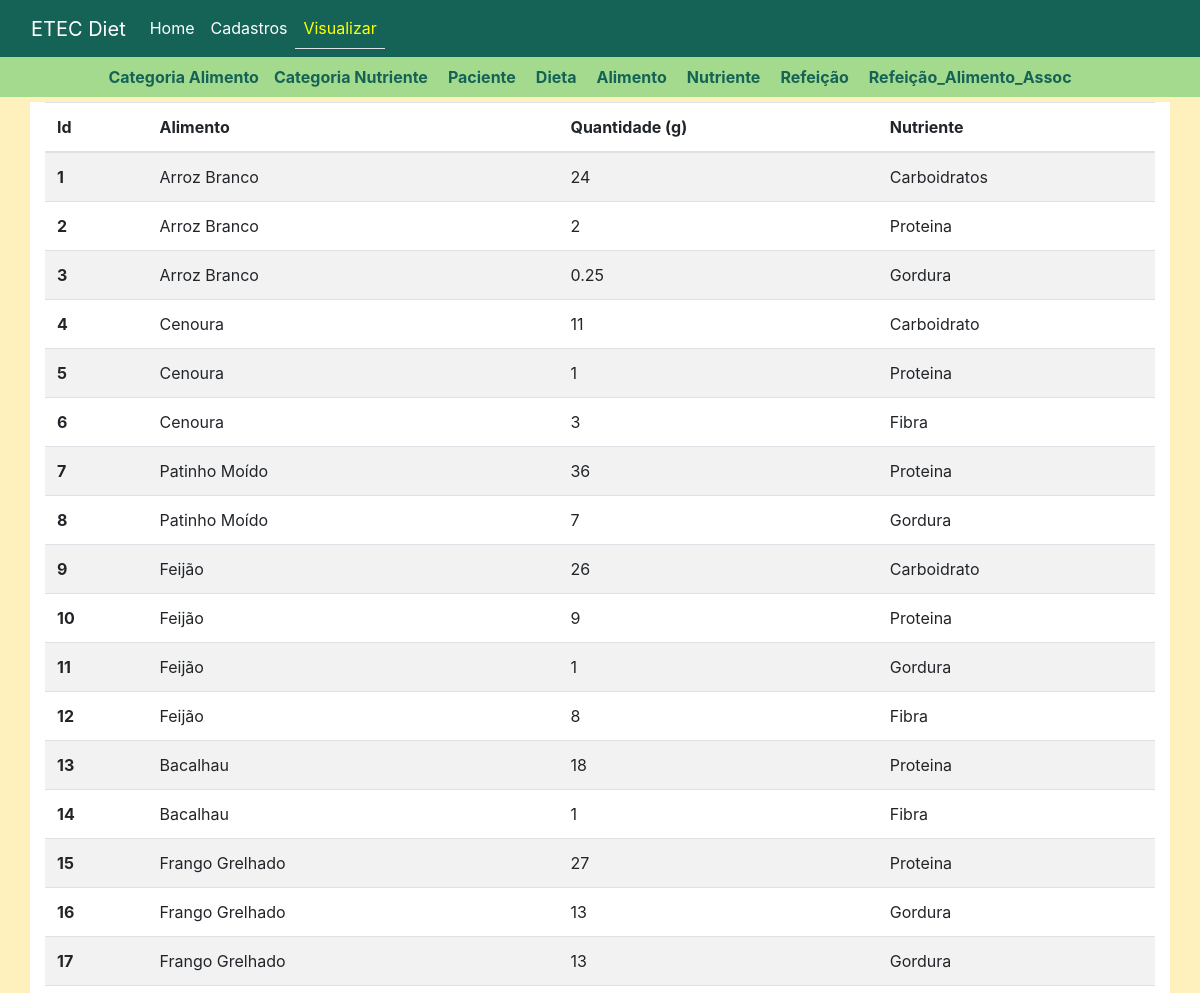
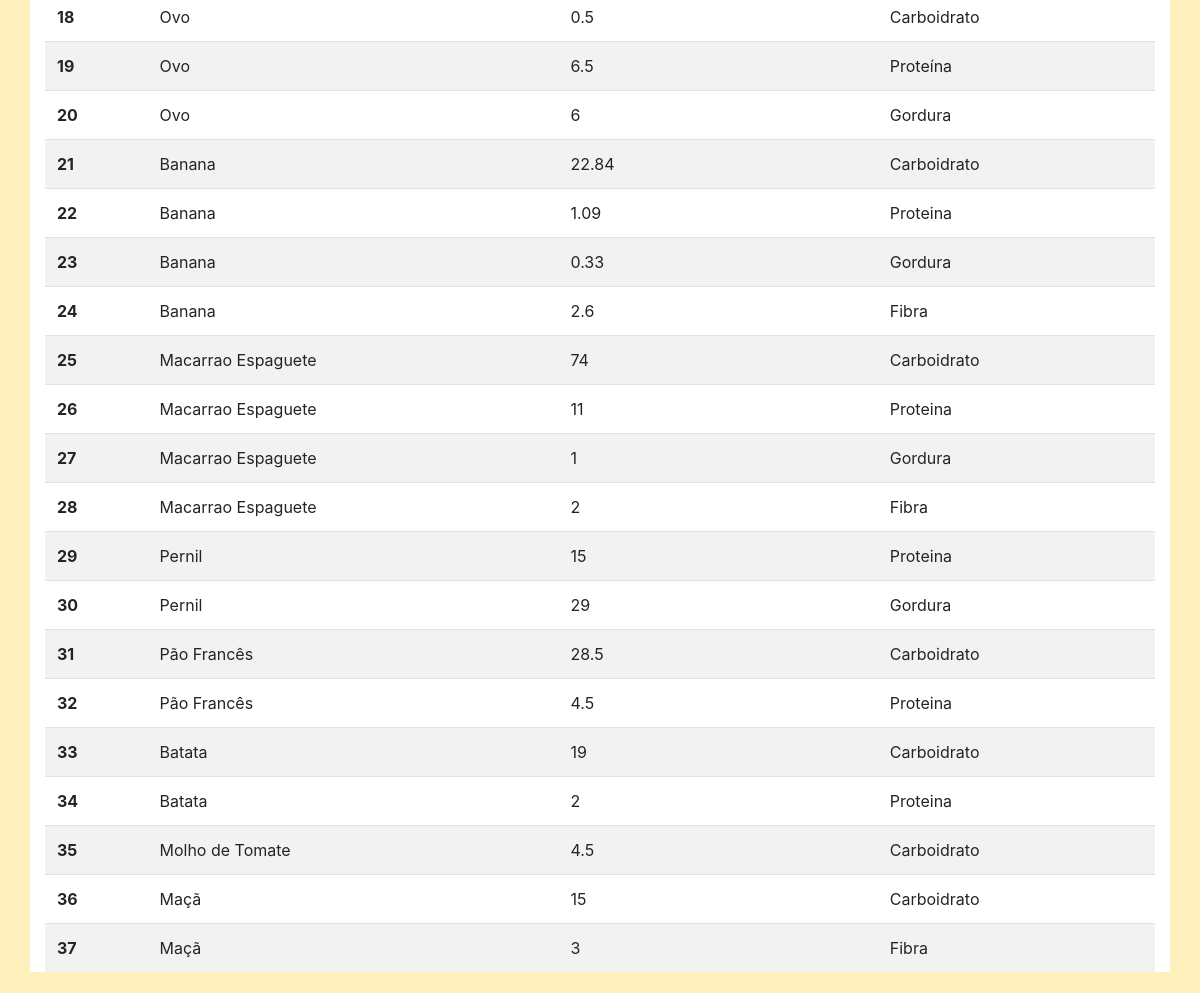
The page /nutriente on the database its author committed (2 pictures, top to bottom).
### tables this page shows
CREATE TABLE `nutriente` (
  `id` int NOT NULL AUTO_INCREMENT,
  `descricao` varchar(100) NOT NULL,
  `quantidade` double NOT NULL,
  `id_alimento` int NOT NULL,
  `id_categoria_nutriente` int NOT NULL,
  PRIMARY KEY (`id`),
  KEY `id_alimento` (`id_alimento`),
  KEY `id_categoria_nutriente` (`id_categoria_nutriente`),
  CONSTRAINT `nutriente_ibfk_1` FOREIGN KEY (`id_alimento`) REFERENCES `alimento` (`id`),
  CONSTRAINT `nutriente_ibfk_2` FOREIGN KEY (`id_categoria_nutriente`) REFERENCES `categoria_nutriente` (`id`)
);

CREATE TABLE `alimento` (
  `id` int NOT NULL AUTO_INCREMENT,
  `nome` varchar(100) NOT NULL,
  `porcao` int NOT NULL,
  `caloria` double NOT NULL,
  `id_categoria_alimento` int NOT NULL,
  PRIMARY KEY (`id`),
  KEY `id_categoria_alimento` (`id_categoria_alimento`),
  CONSTRAINT `alimento_ibfk_1` FOREIGN KEY (`id_categoria_alimento`) REFERENCES `categoria_alimento` (`id`)
);

### Controller/NutrienteController.php (called while the page is built, shortened)
<?php
class NutrienteController{
    public static function index(){
        $arr_nutrientes = self::listar();
        include 'View/modules/Nutriente/ListarNutriente.php';
    }
    public static function listar(){
        include 'Model/NutrienteModel.php';
        $model = new NutrienteModel();
        $arr_nutrientes = $model->getAll();
        return $arr_nutrientes;
    }
}

### DAO/MySQL.php (called while the page is built, shortened)
<?php
class MySQL extends PDO{
    public $dsn = "mysql:host=localhost;dbname=etec_diet";
    public $user = "root";
    public $pass = "Eduardo@mysql";
    public function __construct()
    {
        return parent::__construct($this->dsn, $this->user, $this->pass);
    }
}

### Model/NutrienteModel.php (called while the page is built, shortened)
<?php
class NutrienteModel{
    public function getAll(){
        include 'DAO/NutrienteDAO.php';
        $dao = new NutrienteDAO();
        return $dao->getAllRows();
    }
}

### DAO/NutrienteDAO.php (called while the page is built, shortened)
<?php
class NutrienteDAO{
    public $conexao;
    public function __construct()
    {
        include_once 'MySQL.php';
        $this->conexao = new MySQL();
    }
    public function getAllRows(){
        $sql = "SELECT
        n.id as id,
        a.nome as alimento,
        n.quantidade / 1000 as quantidade,
        n.descricao as descricao
        FROM nutriente n
        JOIN alimento a on a.id = n.id_alimento
        ";
        $stmt = $this->conexao->prepare($sql);
        $stmt->execute();
        return $stmt->fetchAll(\PDO::FETCH_CLASS);
    }
}

### View/modules/Nutriente/ListarNutriente.php (the view, shortened to what this page needs)
<!DOCTYPE html>
<html lang="en">
<head>
    <?php include 'View/includes/css_config.php' ?>
</head>
<body>
    <header>
        <?php include 'View/includes/cabecalho_view.php'?>
    </header>
    <main>
        <div class="container">
            <table class="table table-striped">
                <thead>
                    <tr>
                        <th scope="col">Id</th>
                        <th scope="col">Alimento</th>
                        <th scope="col">Quantidade (g)</th>
                        <th scope="col">Nutriente</th>
                    </tr>
                </thead>
                <tbody>
                <?php foreach($arr_nutrientes as $nutriente): ?>
                    <tr>
                        <th scope="row"><?=$nutriente->id?></th>
                        <td><?=$nutriente->alimento?></td>
                        <td><?=$nutriente->quantidade?></td>
                        <td><?=$nutriente->descricao?></td>
                    </tr>
                <?php endforeach?>
                </tbody>
            </table>
        </div>
    </main>
</body>
</html>

### View/modules/Nutriente/ListarNutriente.php (style rules this page uses)
main { padding: 5px; }
body { background-color: #FFF1BD; }
.container { background-color: white; }

### rows shown on the page
nutriente: id "1", id_alimento.nome "Arroz Branco", quantidade "24", descricao "Carboidratos"
nutriente: id "2", id_alimento.nome "Arroz Branco", quantidade "2", descricao "Proteina"
nutriente: id "3", id_alimento.nome "Arroz Branco", quantidade "0.25", descricao "Gordura"
nutriente: id "4", id_alimento.nome "Cenoura", quantidade "11", descricao "Carboidrato"
nutriente: id "5", id_alimento.nome "Cenoura", quantidade "1", descricao "Proteina"
nutriente: id "6", id_alimento.nome "Cenoura", quantidade "3", descricao "Fibra"
nutriente: id "7", id_alimento.nome "Patinho Moído", quantidade "36", descricao "Proteina"
nutriente: id "8", id_alimento.nome "Patinho Moído", quantidade "7", descricao "Gordura"
nutriente: id "9", id_alimento.nome "Feijão", quantidade "26", descricao "Carboidrato"
nutriente: id "10", id_alimento.nome "Feijão", quantidade "9", descricao "Proteina"
nutriente: id "11", id_alimento.nome "Feijão", quantidade "1", descricao "Gordura"
nutriente: id "12", id_alimento.nome "Feijão", quantidade "8", descricao "Fibra"
nutriente: id "13", id_alimento.nome "Bacalhau", quantidade "18", descricao "Proteina"
nutriente: id "14", id_alimento.nome "Bacalhau", quantidade "1", descricao "Fibra"
nutriente: id "15", id_alimento.nome "Frango Grelhado", quantidade "27", descricao "Proteina"
nutriente: id "16", id_alimento.nome "Frango Grelhado", quantidade "13", descricao "Gordura"
nutriente: id "17", id_alimento.nome "Frango Grelhado", quantidade "13", descricao "Gordura"
nutriente: id "18", id_alimento.nome "Ovo", quantidade "0.5", descricao "Carboidrato"
nutriente: id "19", id_alimento.nome "Ovo", quantidade "6.5", descricao "Proteína"
nutriente: id "20", id_alimento.nome "Ovo", quantidade "6", descricao "Gordura"
nutriente: id "21", id_alimento.nome "Banana", quantidade "22.84", descricao "Carboidrato"
nutriente: id "22", id_alimento.nome "Banana", quantidade "1.09", descricao "Proteina"
nutriente: id "23", id_alimento.nome "Banana", quantidade "0.33", descricao "Gordura"
nutriente: id "24", id_alimento.nome "Banana", quantidade "2.6", descricao "Fibra"
nutriente: id "25", id_alimento.nome "Macarrao Espaguete", quantidade "74", descricao "Carboidrato"
nutriente: id "26", id_alimento.nome "Macarrao Espaguete", quantidade "11", descricao "Proteina"
nutriente: id "27", id_alimento.nome "Macarrao Espaguete", quantidade "1", descricao "Gordura"
nutriente: id "28", id_alimento.nome "Macarrao Espaguete", quantidade "2", descricao "Fibra"
nutriente: id "29", id_alimento.nome "Pernil", quantidade "15", descricao "Proteina"
nutriente: id "30", id_alimento.nome "Pernil", quantidade "29", descricao "Gordura"
nutriente: id "31", id_alimento.nome "Pão Francês", quantidade "28.5", descricao "Carboidrato"
nutriente: id "32", id_alimento.nome "Pão Francês", quantidade "4.5", descricao "Proteina"
nutriente: id "33", id_alimento.nome "Batata", quantidade "19", descricao "Carboidrato"
nutriente: id "34", id_alimento.nome "Batata", quantidade "2", descricao "Proteina"
nutriente: id "35", id_alimento.nome "Molho de Tomate", quantidade "4.5", descricao "Carboidrato"
nutriente: id "36", id_alimento.nome "Maçã", quantidade "15", descricao "Carboidrato"
nutriente: id "37", id_alimento.nome "Maçã", quantidade "3", descricao "Fibra"
